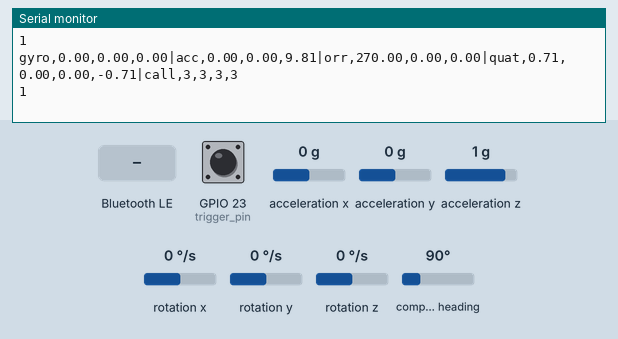
Recording of a sketch running on a simulated ESP32. Parts: the last lines printed to the serial monitor. The test bench sets the inputs (shaded band); at power-on: compass heading 90°, GPIO 23 (trigger_pin) HIGH, acceleration x 0 g, acceleration y 0 g, acceleration z 1 g, rotation x 0 °/s, rotation y 0 °/s, rotation z 0 °/s. Nothing arrives over Bluetooth unless stated; a phone connects over Bluetooth LE 3 s after start.

Above: at 2.2 s.
2.3 s: compass heading set to 352°
At 3.1 s:
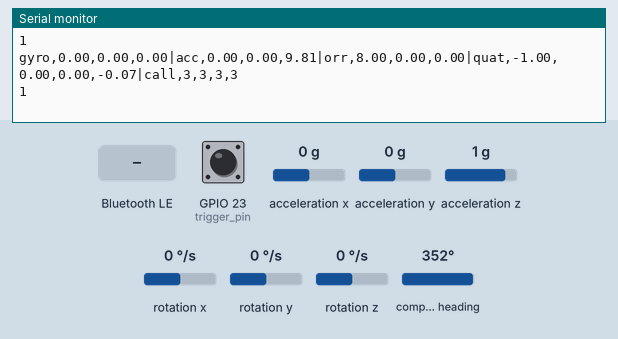
5.3 s: Bluetooth LE write "1" received
6.8 s: GPIO 23 (trigger_pin) pulled LOW for 0.15 s
8.4 s: acceleration x set to -1.4 g
At 9.0 s:
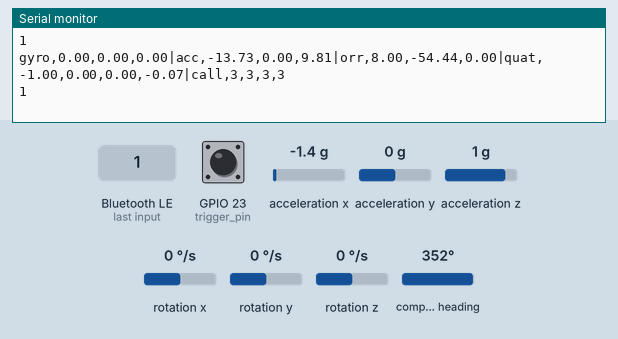
9.9 s: acceleration y set to -1.4 g
At 11.0 s:
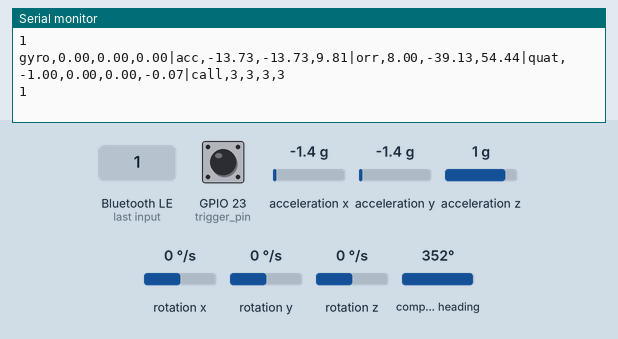

The sketch:

module.ino
```cpp
#include <Wire.h>
#include <string>
#include <Adafruit_Sensor.h>
#include <Adafruit_BNO055.h>
#include <utility/imumaths.h>

#include <BLEDevice.h>
#include <BLEServer.h>
#include <BLEUtils.h>
#include <BLE2902.h>

#define BNO055_SAMPLERATE_DELAY_MS (20)

// -- set ble service uuids
#define SERVICE_UUID           "6E400001-B5A3-F393-E0A9-E50E24DCCA9E" // UART service UUID
#define CHARACTERISTIC_UUID_RX "6E400002-B5A3-F393-E0A9-E50E24DCCA9E"
#define CHARACTERISTIC_UUID_TX "6E400003-B5A3-F393-E0A9-E50E24DCCA9E"

// -- create bno055 object
Adafruit_BNO055 bno = Adafruit_BNO055(55, 0x28);

// -- ble stuff
BLEServer *pServer = NULL;
BLECharacteristic * pTxCharacteristic;

uint16_t mtu = 128;

bool deviceConnected = false;
bool oldDeviceConnected = false;
uint8_t txValue = 0;
int trigger_pin = 23;

class MyServerCallbacks: public BLEServerCallbacks {
    void onConnect(BLEServer* pServer) {
      deviceConnected = true;
    };

    void onDisconnect(BLEServer* pServer) {
      deviceConnected = false;
    }
};

class MyCallbacks: public BLECharacteristicCallbacks {
    void onWrite(BLECharacteristic *pCharacteristic) {
      std::string rxValue = pCharacteristic->getValue();

      if (rxValue.length() > 0) {
        Serial.println("*********");
        Serial.print("Received Value: ");
        for (int i = 0; i < rxValue.length(); i++)
          Serial.print(rxValue[i]);

        Serial.println();
        Serial.println("*********");
      }
    }
};

// Setup of ble stuff
void setup_ble() {
  // Create the BLE Device
  BLEDevice::init("UART Service");
  BLEDevice::setMTU(mtu);

  // Create the BLE Server
  pServer = BLEDevice::createServer();
  pServer->setCallbacks(new MyServerCallbacks());

  // Create the BLE Service
  BLEService *pService = pServer->createService(SERVICE_UUID);

  // Create a BLE Characteristic
  pTxCharacteristic = pService->createCharacteristic(
                        CHARACTERISTIC_UUID_TX,
                        BLECharacteristic::PROPERTY_NOTIFY
                      );

  pTxCharacteristic->addDescriptor(new BLE2902());

  BLECharacteristic * pRxCharacteristic = pService->createCharacteristic(
      CHARACTERISTIC_UUID_RX,
      BLECharacteristic::PROPERTY_WRITE
                                          );

  pRxCharacteristic->setCallbacks(new MyCallbacks());

  // Start the service
  pService->start();
  pServer->getAdvertising()->start();
  Serial.println("Waiting a client connection to notify...");
}

void setup() {
  Serial.begin(115200);
  Serial.println("WebSerial 3D Firmware"); Serial.println("");

  setup_ble();
  pinMode(trigger_pin, INPUT_PULLUP);

  if (!bno.begin())
  {
    /* There was a problem detecting the BNO055 ... check your connections */
    Serial.print("Ooops, no BNO055 detected ... Check your wiring or I2C ADDR!");
    while (1);
  }

  delay(1000);

  /* Use external crystal for better accuracy */
  bno.setExtCrystalUse(true);
}

void loop() {
  std::string tx_data = "";
  String tx_data_test = "";
  Serial.println(digitalRead(trigger_pin));

  // for testing
  if (!digitalRead(trigger_pin)) {
    tx_data = "gyro,0.00,0.00,0.00|acc,0.00,0.00,0.00|orr,360.00,0.00,0.00|quat,0.00,0.00,0.00,0.00|call,0,0,0,0";
    tx_data_test = "gyro,0.00,0.00,0.00|acc,0.00,0.00,0.00|orr,360.00,0.00,0.00|quat,0.00,0.00,0.00,0.00|call,0,0,0,0";
  } else {
    // Read sensor data
    tx_data = readSensorData().c_str();
    tx_data_test = readSensorData();
  }

  Serial.println(tx_data_test);

  // send sensor data to ble service
  if (deviceConnected) {
    pTxCharacteristic->setValue(tx_data);
    pTxCharacteristic->notify();
    delay(BNO055_SAMPLERATE_DELAY_MS);
    //delay(10); // bluetooth stack will go into congestion, if too many packets are sent
  }

  if (!deviceConnected && oldDeviceConnected) {
    delay(500); // give the bluetooth stack the chance to get things ready
    pServer->startAdvertising(); // restart advertising
    Serial.println("start advertising");
    oldDeviceConnected = deviceConnected;
  }
  // connecting
  if (deviceConnected && !oldDeviceConnected) {
    // do stuff here on connecting
    oldDeviceConnected = deviceConnected;
  }

}

// read every event and send back
String readSensorData() {
  sensors_event_t event;

  String sensor_data = "";

  // --- Gyroscope
  bno.getEvent(&event, Adafruit_BNO055::VECTOR_GYROSCOPE);
  sensor_data.concat("gyro,");
  sensor_data.concat(String(event.gyro.x));
  sensor_data.concat(",");
  sensor_data.concat(String(event.gyro.y));
  sensor_data.concat(",");
  sensor_data.concat(String(event.gyro.z));
  sensor_data.concat("|");

  // --- Acceleration
  bno.getEvent(&event, Adafruit_BNO055::VECTOR_ACCELEROMETER);
  sensor_data.concat("acc,");
  sensor_data.concat(event.acceleration.x);
  sensor_data.concat(",");
  sensor_data.concat(event.acceleration.y);
  sensor_data.concat(",");
  sensor_data.concat(event.acceleration.z);
  sensor_data.concat("|");

  // --- Orientation
  bno.getEvent(&event, Adafruit_BNO055::VECTOR_EULER);
  sensor_data.concat("orr,");
  sensor_data.concat(String(360 - (float)event.orientation.x));
  sensor_data.concat(",");
  sensor_data.concat(String((float)event.orientation.y));
  sensor_data.concat(",");
  sensor_data.concat(String((float)event.orientation.z));
  sensor_data.concat("|");

  // --- Quaternion
  imu::Quaternion quat = bno.getQuat();
  sensor_data.concat(F("quat,"));
  sensor_data.concat(String((float)quat.w()));
  sensor_data.concat(",");
  sensor_data.concat(String((float)quat.x()));
  sensor_data.concat(",");
  sensor_data.concat(String((float)quat.y()));
  sensor_data.concat(",");
  sensor_data.concat(String((float)quat.z()));
  sensor_data.concat(F("|"));


  // --- Calibration
  uint8_t sys, gyro, accel, mag = 0;
  bno.getCalibration(&sys, &gyro, &accel, &mag);
  sensor_data.concat("call,");
  sensor_data.concat(String(sys));
  sensor_data.concat(",");
  sensor_data.concat(String(gyro));
  sensor_data.concat(",");
  sensor_data.concat(String(accel));
  sensor_data.concat(",");
  sensor_data.concat(String(mag));
  return sensor_data;
}
```

Measured:
- after the input at 2.3 s, the serial monitor: prints a new line at once (image 1)
- after the input at 8.4 s, the serial monitor: prints a new line at once (image 2)
- after the input at 9.9 s, the serial monitor: prints a new line at once (image 3)
